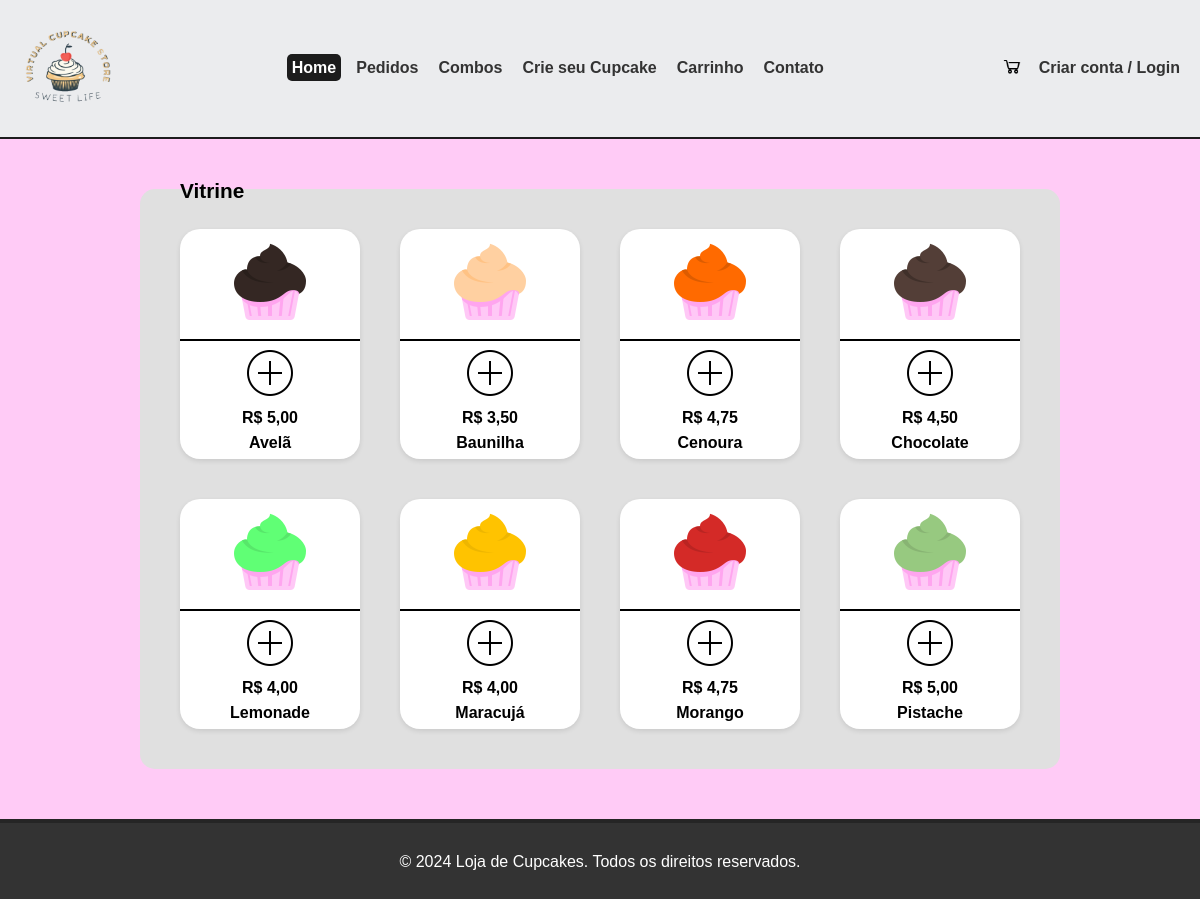
Screenshot of /View/home.php with the database file from the repository.
### tables this page shows
CREATE TABLE `cupcake` (
  `idCupcake` int(11) NOT NULL,
  `sabor` varchar(100) NOT NULL,
  `descricao` varchar(300) NOT NULL,
  `preco` decimal(7,2) NOT NULL,
  `restricoes` varchar(100) NOT NULL
);

### Model/CupcakeModel.php (called while the page is built, shortened)
<?php
    require_once 'Database.php';
    class Cupcake {
        private $conn;
        private $table = 'cupcake';
        public function __construct() {
            $this->db = new Database();
            $this->conn = $this->db->connect();
        }
        public function readAll() {
            $sql = "SELECT * FROM " . $this->table . " ORDER BY sabor ASC";
            $result = $this->conn->query($sql);
            if ($result && $result->num_rows > 0) {
                $cupcakes = [];
                while ($row = $result->fetch_assoc()) {
                    $cupcakes[] = $row;
                }
                return $cupcakes;
            } else {
                return [];
            }
        }
    }
?>

### Model/Database.php (called while the page is built, shortened)
<?php
class Database {
    private $host = "localhost";
    private $usuario = "root";
    private $senha = "";
    private $banco = "cupcakesstore";
    private $conn;
    public function connect() {
        if ($this->conn == null) {
            $this->conn = new mysqli($this->host, $this->usuario, $this->senha, $this->banco);
        }
        return $this->conn;
    }
}
?>

### Controller/CupcakeController.php (called while the page is built, shortened)
<?php
    require_once '../Model/CupcakeModel.php';
    class CupcakeController {
        private $cupcake;
        public function __construct() {
            $this->cupcake = new Cupcake();
        }
        public function readAll(){
            return $this->cupcake->readAll();
        }
    }
?>

### View/home.php (the view, shortened to what this page needs)
<!DOCTYPE html>
<html lang="pt-br">
<head>
    <link rel="stylesheet" href="style.css">
</head>
<body id="Home">
    <header>
        <nav class="navbar">
            <div class="logo">
                <a href="home.php"><img src="./assets/logo.png" alt="Logo" width="96px" /></a>
            </div>
            <ul class="menu">
                <li><a class="active" href="home.php">Home</a></li>
                <li><a href="pedidos.php">Pedidos</a></li>
                <li><a href="combos.php">Combos</a></li>
                <li><a href="criarCupcake.php">Crie seu Cupcake</a></li>
                <li><a href="carrinho.php">Carrinho</a></li>
                <li><a href="contato.php">Contato</a></li>
            </ul>
            <div class="account-area">
                <div class="cart-icon">
                    <a href="#" onclick="toggleCart()" ><img src="./assets/carrinhop.png" /></a>
                </div>
                <?php
                    $userRestricoes = '';
                    if (isset($_SESSION['usuario_id'])) {
                        $usuario_nome = $_SESSION['usuario_nome'];
                        echo "<a href='../Controller/logout.php' class='login-link'>Logout</a>";
                    } else {
                        echo "<a href='login.html' class='login-link'>Criar conta / Login</a>";
                    }
                ?>
            </div>
        </nav>
    </header>
    <main>
        <section class="highlight">
            <div class="highlight-container">
                <span class="pag">Vitrine</span>
                <?php
                    include_once '../Controller/CupcakeController.php';
                    $controller = new CupcakeController();
                    $cupcakes = $controller->readAll();
                    foreach ($cupcakes as $cupcake) {
                        $restricao = $controller->verificarRestricoes($cupcake['restricoes'], $userRestricoes);
                        if($restricao) $restricaoComum = "<small style='color:red;'>Contém: $restricao</small>";
                        else $restricaoComum = '';
                        echo "
                        <div class='highlight-item'>
                            <img src='./assets/cupcake$cupcake[sabor].png' alt=''>
                            <span class='border'></span>
                            <a href='#' onclick=\"adicionarAoCarrinho('cupcake', $cupcake[idCupcake])\"><img src='./assets/plus.png' alt='' width='50px'></a>
                            <span>R$ " . number_format($cupcake['preco'], 2, ',', '.') . "</span>
                            <span>$cupcake[sabor]</span>
                            $restricaoComum
                        </div>";
                    }
                ?>
            </div>
        </section>
    </main>
    <footer class="footer">
        <p>&copy; 2024 Loja de Cupcakes. Todos os direitos reservados.</p>
    </footer>
</body>
</html>

### View/style.css (style rules this page uses)
* { margin: 0; padding: 0; box-sizing: border-box; }
body { font-family: Arial, sans-serif; background-color: #ffcbf6; height: 100vh; display: flex; flex-direction: column; }
header { width: 100%; background-color: #ebecee; padding: 25px 20px; border-bottom: 2px solid #1c1c1c; }
.navbar { display: flex; align-items: center; justify-content: space-between; max-width: 1200px; margin: 0 auto; }
.logo { width: 96px; border: 5px solid #ebecee; transition: all 0.5s ease; }
.logo img { width: 100%; }
.menu { list-style-type: none; display: flex; gap: 10px; }
.menu li a { text-decoration: none; color: #333; font-weight: bold; transition: color 0.3s; padding: 5px; }
#Home a.active, #Pedidos a.active, #Combos a.active, #CriarCupcake a.active, #Carrinho a.active, #Contato a.active { background: #1c1c1c; color: white; border-radius: 5px; }
.account-area { display: flex; align-items: center; gap: 15px; }
.cart-icon img { width: 24px; cursor: pointer; border: 1px solid #ebecee; }
.login-link { text-decoration: none; color: #333; font-weight: bold; transition: color 0.3s; }
main { max-width: 75%; min-width: 920px; margin: 50px auto; }
.highlight { position: relative; }
.highlight-container { max-width: 1400px; margin: 0 auto; background-color: #e0e0e0; padding: 40px; display: grid; grid-template-columns: repeat(4, 1fr); gap: 40px; justify-content: space-around; border-radius: 15px; }
.highlight-item { background-color: #ffffff; width: 100%; min-width: 180px; height: 230px; flex: 1; text-align: center; border-radius: 20px; box-shadow: 0 2px 5px rgba(0, 0, 0, 0.1); font-weight: bold; display: flex; flex-direction: column; justify-content: space-evenly; align-items: center; }
.border { display: block; width: 100%; border-bottom: 2px solid black; }
span.pag { position: absolute; top: -10px; font-size: 1.3em; font-weight: bold; }
footer { margin-top: auto; width: 100%; height: 80px; padding: 30px; background-color: #333; color: #fff; border-top: 4px solid #252525; text-align: center; font-size: 1em; }

### rows the page displays
cupcake: sabor (picture), preco "5,00", sabor "Avelã"
cupcake: sabor (picture), preco "3,50", sabor "Baunilha"
cupcake: sabor (picture), preco "4,75", sabor "Cenoura"
cupcake: sabor (picture), preco "4,50", sabor "Chocolate"
cupcake: sabor (picture), preco "4,00", sabor "Lemonade"
cupcake: sabor (picture), preco "4,00", sabor "Maracujá"
cupcake: sabor (picture), preco "4,75", sabor "Morango"
cupcake: sabor (picture), preco "5,00", sabor "Pistache"
